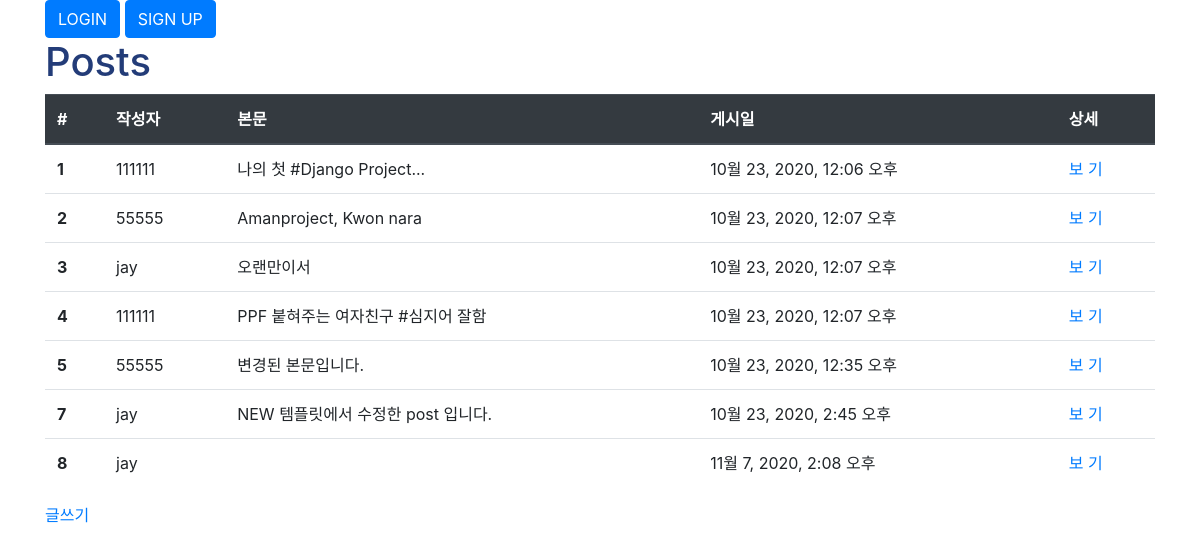
/posts/, run on the app's committed database.
### posts/models.py (models this page shows, shortened)
class Post(models.Model):
    user = models.ForeignKey(User,on_delete=models.CASCADE,null=False)   #post.user
    body = models.TextField()
    image = models.ImageField(upload_to='posts',null=True)
    created_at = models.DateTimeField()
    liked_users = models.ManyToManyField(User,related_name='liked_posts')

### posts/views.py (the view)
# urls.py: path('',views.index , name='index'),
def index(request):
    posts = Post.objects.all()
    context = { 'posts' : posts }
    return render(request,'posts/index.html',context)

### posts/templates/posts/index.html
{% extends "base.html" %} {% load static %} {% block style %}
<link rel="stylesheet" href="{% static 'posts/style.css' %}" type="text/css" />
{% endblock %} {% block content %}
<div class="container">
  <h1>Posts</h1>
  {% if posts %}
  <table class="table">
    <thead class="thead-dark">
      <tr>
        <th>#</th>
        <th>작성자</th>
        <th>본문</th>
        <th>게시일</th>
        <th>상세</th>
      </tr>
    </thead>
    <tbody>
      {% for post in posts %}
      <tr>
        <th>{{ post.id }}</th>
        <td>{{ post.user.get_username }}</td>
        <td>{{ post.body }}</td>
        <td>{{ post.created_at }}</td>
        <td><a href="{% url 'posts:detail' post.id %}">보 기</a></td>
      </tr>
      {% endfor %}
    </tbody>
  </table>
  {% else %}
  <p>No Posts.</p>
  {% endif %}
  <a href="{% url 'posts:new' %}">글쓰기</a>
</div>
{% endblock %}

### templates/base.html (shortened to what this page needs)
{% load static %}
<!DOCTYPE html>
<html lang="ko">
  <head>
    <link rel="stylesheet" href="{% static 'style.css'%}" />
    <link
      rel="stylesheet"
      href="https://cdn.jsdelivr.net/npm/bootstrap@4.5.3/dist/css/bootstrap.min.css"
    />
    {% block style %} {% endblock %}
  </head>
  <body>
    {% if user.is_authenticated %}
    <div class="container">
      <form action="{% url 'accounts:logout' %}" method="POST">
        {% csrf_token %} {{ user.get_username }}님 환영합니다.
        <button type="submit" class="btn btn-primary">LOGOUT</button>
      </form>
    </div>
    {% else %}
    <div class="container">
      <a href="{% url 'accounts:login' %}">
        <button type="submit" class="btn btn-primary">LOGIN</button>
      </a>
      <a href="{% url 'accounts:sign_up' %}">
        <button type="submit" class="btn btn-primary">SIGN UP</button>
      </a>
    </div>
    {% endif %} {% block content %} {% endblock %}
  </body>
</html>

### static/style.css (style rules this page uses)
* { margin: 0px; padding: 0px; box-sizing: border-box; }

### posts/static/posts/style.css (style rules this page uses)
h1 { color : #233c78; }

### data on the page
Post: id "1", user.get_username "111111", body "나의 첫 #Django Project...", created_at "10월 23, 2020, 12:06 오후"
Post: id "2", user.get_username "55555", body "Amanproject, Kwon nara", created_at "10월 23, 2020, 12:07 오후"
Post: id "3", user.get_username "jay", body "오랜만이서", created_at "10월 23, 2020, 12:07 오후"
Post: id "4", user.get_username "111111", body "PPF 붙혀주는 여자친구 #심지어 잘함", created_at "10월 23, 2020, 12:07 오후"
Post: id "5", user.get_username "55555", body "변경된 본문입니다.", created_at "10월 23, 2020, 12:35 오후"
Post: id "7", user.get_username "jay", body "NEW 템플릿에서 수정한 post 입니다.", created_at "10월 23, 2020, 2:45 오후"
Post: id "8", user.get_username "jay", created_at "11월 7, 2020, 2:08 오후"
